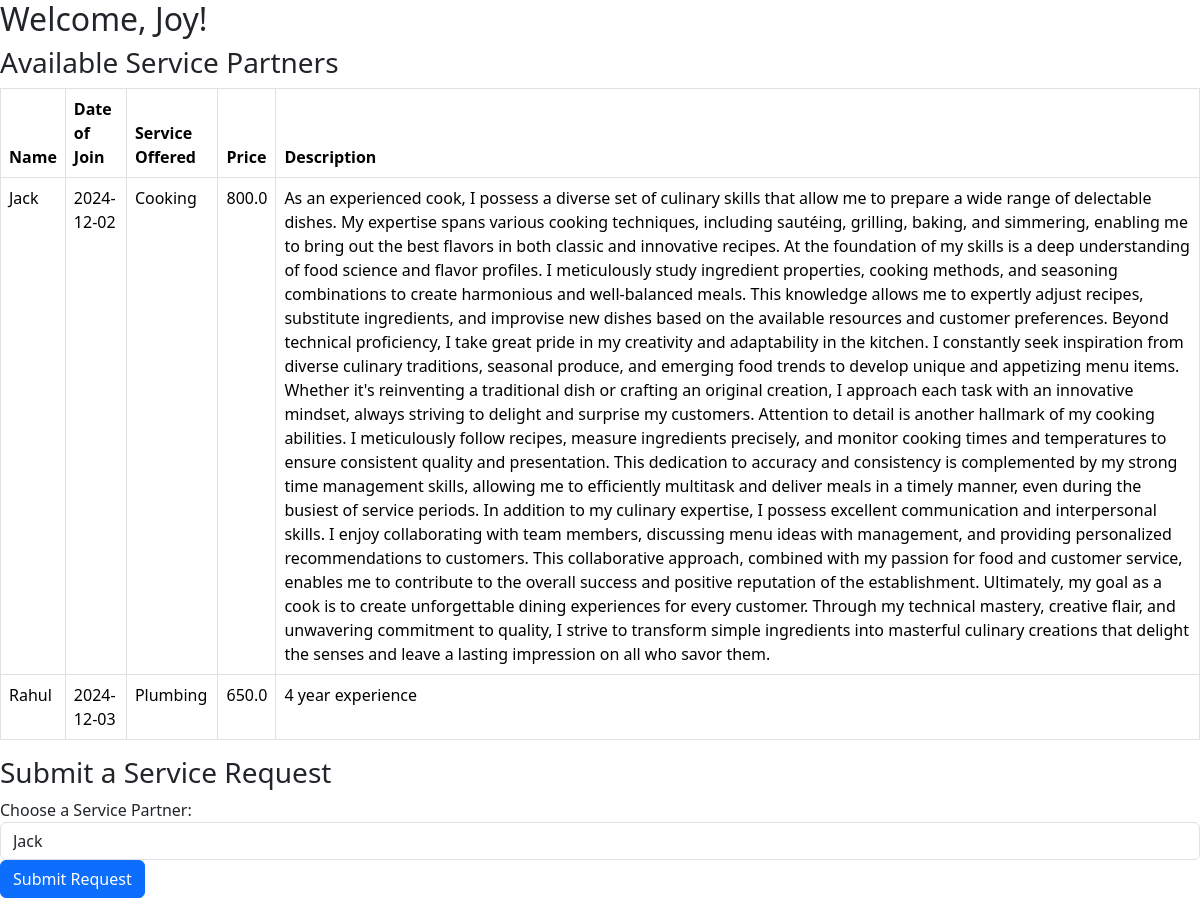
/cview (signed in), run on the app's committed database.
### dbmodel.py (models this page shows)
class Partner(db.Model):
    password = db.Column(db.String(40), nullable=False)
    name = db.Column(db.String(50),primary_key=True, nullable=False)
    date_of_join = db.Column(db.DateTime, nullable=False)
    desc = db.Column(db.String(2000), nullable=False)
    sname = db.Column(db.Integer, db.ForeignKey("service.name"))
    approved = db.Column(db.Boolean, default=False, nullable=False)

class Service(db.Model):
    name = db.Column(db.String(50),primary_key=True, nullable=False)
    price = db.Column(db.Float, nullable=False, default=1000.0)
    desc = db.Column(db.String(2000), nullable=False)
    part= db.relationship('Partner', backref ="cat", cascade='all, delete-orphan')

### app.py (the view, shortened to what this page needs)
@app.route("/cview", methods=['GET', 'POST'])
def cview():
    if 'user' not in session:
        return redirect('/login')
    approved_partners = Partner.query.filter_by(approved=True).all()
    services = Service.query.all()
    return render_template(
        'cview.html',
        username=session['user'],
        partners=approved_partners,
        services=services
    )

### templates/cview.html (shortened to what this page needs)
{% extends "base.html" %}
{% block content %}
<h2>Welcome, {{ username }}!</h2>
<h3>Available Service Partners</h3>
<table class="table table-bordered">
    <thead>
        <tr>
            <th>Name</th>
            <th>Date of Join</th>
            <th>Service Offered</th>
            <th>Price</th>
            <th>Description</th>
        </tr>
    </thead>
    <tbody>
        {% for partner in partners %}
        <tr>
            <td>{{ partner.name }}</td>
            <td>{{ partner.date_of_join.strftime('%Y-%m-%d') }}</td>
            <td>{{ partner.sname }}</td>
            <td>{{ partner.cat.price }}</td>
            <td>{{ partner.desc }}</td>
        </tr>
        {% endfor %}
    </tbody>
</table>
<h3>Submit a Service Request</h3>
<form method="post" action="/cview">
    <div class="form-group">
        <label for="partner">Choose a Service Partner:</label>
        <select id="partner" name="partner" class="form-control">
            {% for partner in partners %}
            <option value="{{ partner.name }}">{{ partner.name }}</option>
            {% endfor %}
        </select>
    </div>
    <button type="submit" class="btn btn-primary">Submit Request</button>
</form>
{% endblock %}

### data on the page
Partner: name "Jack", date_of_join "2024-12-02", sname "Cooking", cat.price "800.0", desc "As an experienced cook, I possess a diverse set of culinary skills that allow me to prepare a wide range of delectable dishes. My expertise spans various cooking techniques, including sautéing, grilling, baking, and simmering, enabling me to bring out the best flavors in both classic and innovative recipes. At the foundation of my skills is a deep understanding of food science and flavor profiles. I meticulously study ingredient properties, cooking methods, and seasoning combinations to create harmonious and well-balanced meals. This knowledge allows me to expertly adjust recipes, substitute ingredients, and improvise new dishes based on the available resources and customer preferences.…"
Partner: name "Rahul", date_of_join "2024-12-03", sname "Plumbing", cat.price "650.0", desc "4 year experience"

### other printed values
form field partner "Jack"
